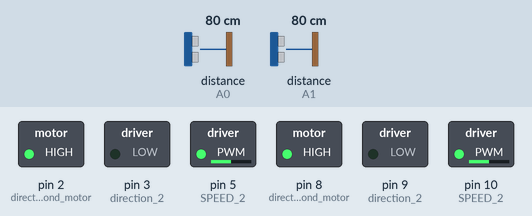
A sketch run on a simulated Arduino Uno, built with avr-gcc and run on an emulated ATmega328P. Shown: switched loads named in the sketch (green lamp = pin HIGH). Wiring (inferred from the names in the program): 2 × ultrasonic range finder: trigger pin 7, echo A0 / trigger pin 13, echo A1. The test bench sets the inputs (shaded band); at power-on: distance to the obstacle (sensors on A1, A0) 80 cm. The echo pulse lasts 58.3 µs per cm; pins used as bus, display or sensor lines are not drawn; what the sketch prints to the serial monitor is not drawn.

Above: at 6.8 s.
6.9 s: distance to the obstacle (sensor on A1) set to 24 cm
13.6 s: distance to the obstacle (sensor on A1) set to 19 cm
At 15.7 s:
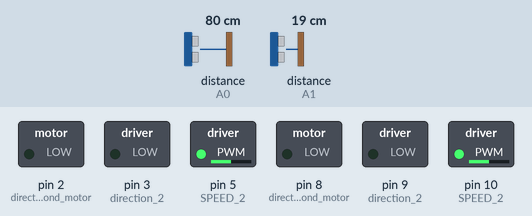
At 19.1 s:
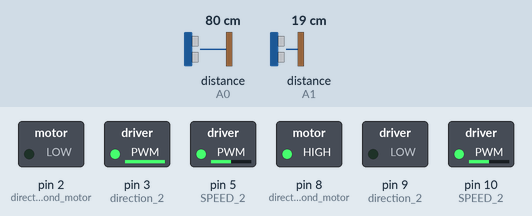
20.3 s: distance to the obstacle (sensor on A0) set to 23 cm
27.0 s: distance to the obstacle (sensor on A0) set to 20 cm
At 28.0 s:
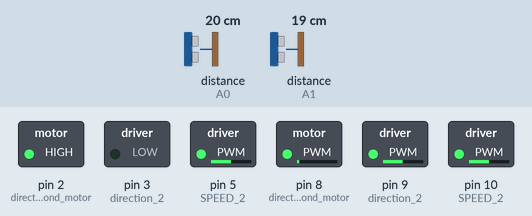
33.7 s: distance to the obstacle (sensor on A0) set to 120 cm
40.4 s: distance to the obstacle (sensor on A1) set to 35 cm
At 41.8 s:
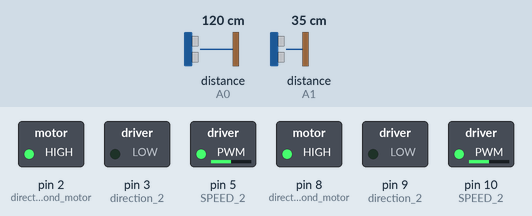
Timing chart, 0 to 50.9 s (numbered marks = the images above; inputs shaded):
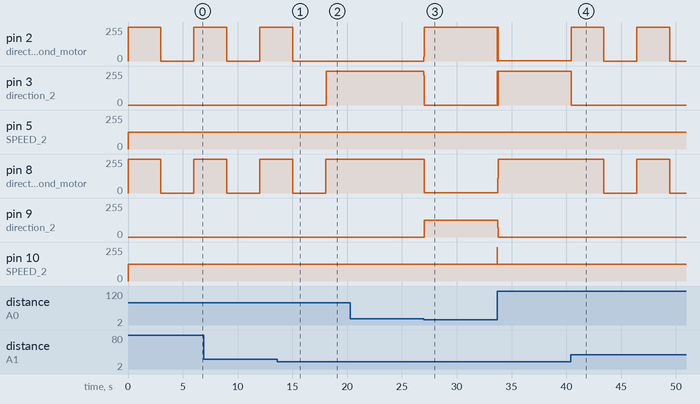

The sketch:

automatic_motion.ino
```cpp
// ---------------------------------------------------------------- //
// Arduino Ultrasoninc Sensor HC-SR04
// Re-writed by Arbi Abdul Jabbaar
// Using Arduino IDE 1.8.7
// Using HC-SR04 Module
// Tested on 17 September 2019
// ---------------------------------------------------------------- //

#define echor A0 // attach pin D2 Arduino to pin Echo of HC-SR04
#define trigr 7 //attach pin D3 Arduino to pin Trig of HC-SR04

#define echof A1
#define trigf 13

// defines variables
long durationr, durationf;
int distancer, distancef;

void setup() {
  pinMode(trigr, OUTPUT); // Sets the trigPin as an OUTPUT
  pinMode(echor, INPUT); // Sets the echoPin as an INPUT

  pinMode(trigf, OUTPUT); // Sets the trigPin as an OUTPUT
  pinMode(echof, INPUT); // Sets the echoPin as an INPUT

  Serial.begin(9600); // // Serial Communication is starting with 9600 of baudrate speed
  Serial.println("Ultrasonic Sensor HC-SR04 Test"); // print some text in Serial Monitor
  Serial.println("with Arduino UNO R3");

  //left
  pinMode(2,OUTPUT); // direction 1 second motor
  pinMode(3,OUTPUT); // direction 2
  pinMode(5,OUTPUT); // SPEED 2

  //Right
  pinMode(8,OUTPUT); // direction 1 second motor
  pinMode(9,OUTPUT); // direction 2
  pinMode(10,OUTPUT); // SPEED 2
  }
void loop() {
  // Clears the trigPin condition
  digitalWrite(trigr, LOW);
  delayMicroseconds(2);
  digitalWrite(trigr, HIGH);
  delayMicroseconds(10);
  digitalWrite(trigr, LOW);
  durationr = pulseIn(echor, HIGH);
  distancer = durationr * 0.034 / 2;

  /* --------------- */

  // Clears the trigPin condition
  digitalWrite(trigf, LOW);
  delayMicroseconds(2);
  digitalWrite(trigf, HIGH);
  delayMicroseconds(10);
  digitalWrite(trigf, LOW);
  durationf = pulseIn(echof, HIGH);

  // Calculating the distance
  distancef = durationf * 0.034 / 2; // Speed of sound wave divided by 2 (go and back)

  //motion of maze
    digitalWrite(2,HIGH);
    digitalWrite(3,LOW);
    analogWrite(5,126);

    digitalWrite(8,HIGH);
    digitalWrite(9,LOW);
    analogWrite(10,126);

  if (distancef <= 20 ) {
    if (distancer <= 20) // turn left
    {
    digitalWrite(2,HIGH);
    digitalWrite(3,LOW);
    analogWrite(5,126);

    digitalWrite(8,LOW);
    digitalWrite(10,HIGH);
    analogWrite(9,126);

    }
    else //turn right
    {
    digitalWrite(2,LOW);
    digitalWrite(3,HIGH);
    analogWrite(5,126);

    digitalWrite(8,HIGH);
    digitalWrite(9,LOW);
    analogWrite(10,126);
    }
  }
  else
  {
    if (distancer > 20)
    {

    digitalWrite(2,HIGH);
    digitalWrite(3,LOW);

    digitalWrite(8,HIGH);
    digitalWrite(9,LOW);

    delay(3000);

    digitalWrite(2,LOW);
    digitalWrite(3,LOW);

    digitalWrite(8,LOW);
    digitalWrite(9,LOW);
    delay(3000);
    }
  }
}
```

Measured:
- the behaviour switches between 22 and 21 cm on distance to the obstacle (sensor on A1) (found by bisection; images 0 and 1)
- the behaviour switches between 22 and 21 cm on distance to the obstacle (sensor on A0) (found by bisection; images 2 and 3)
- after the input at 13.6 s, pin 2 (direction_1_second_motor): goes on until 15.0 s, then stays 0/255; pin 3 (direction_2): 0/255 → 254/255 after 4.5 s
- after the input at 20.3 s, every drawn part: stays the same
- after the input at 27.0 s, pin 2 (direction_1_second_motor): 0/255 → 255/255 at once; pin 3 (direction_2): 254/255 → 0/255 at once; pin 8 (direction_1_second_motor): 255/255 → 2/255 after 0.05 s; pin 9 (direction_2): 0/255 → 125/255 after 0.05 s
- after the input at 40.4 s, pin 2 (direction_1_second_motor): alternates 255/255 for 3.0 s and 0/255 for 3.0 s, starting after 0.05 s; pin 3 (direction_2): 254/255 → 0/255 after 0.05 s; pin 8 (direction_1_second_motor): 255/255 → 0/255 after 3.0 s, → 255/255 3.0 s later, → 0/255 3.0 s later
